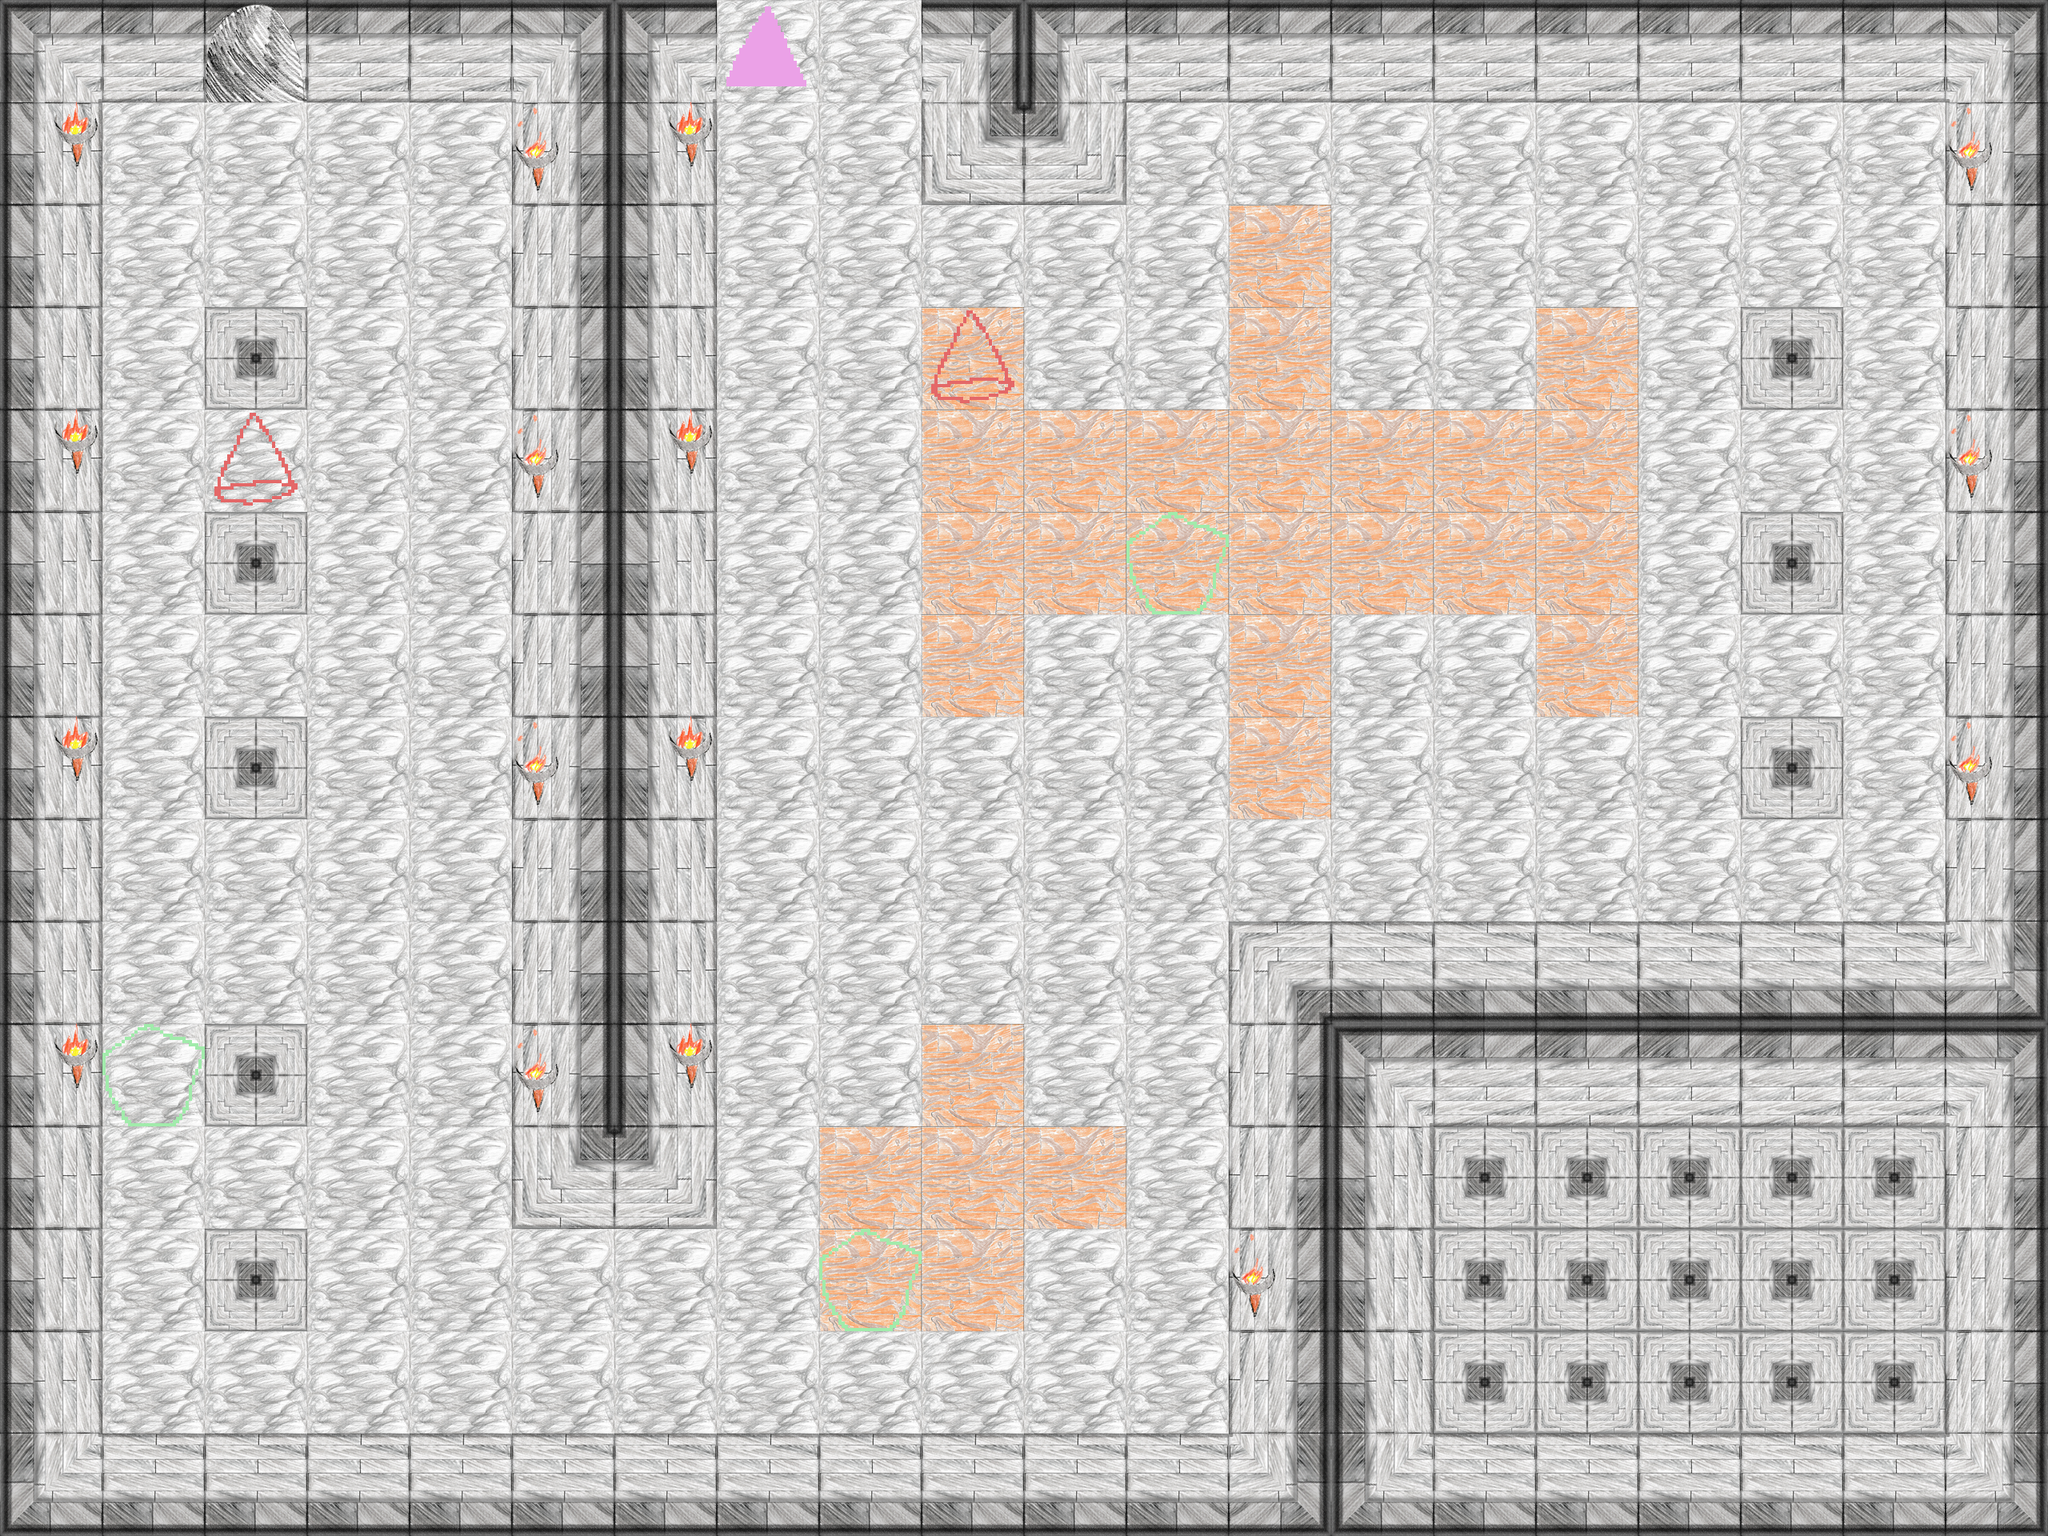

This is a level from a 2D game, rendered from its Tiled map with the project's own tilesets. A one-line summary and the complete map file follow:
An orthogonal 20x15 tile map with 128x128 px tiles, 2 tile layers (Base, Doodads), 3 tilesets.

<map version="1.8" tiledversion="1.8.4" orientation="orthogonal" renderorder="right-down" width="20" height="15" tilewidth="128" tileheight="128" infinite="0" nextlayerid="3" nextobjectid="1">
 <tileset firstgid="1" source="../tileSet/Level0.tsx" />
 <tileset firstgid="42" source="../tileSet/michaelwave.tsx" />
 <tileset firstgid="43" source="../tileSet/torchRight.tsx" />
 <layer id="1" name="Base" width="20" height="15">
  <data encoding="csv">
18,10,10,10,10,21,18,23,23,21,18,10,10,10,10,10,10,10,10,21,
15,23,23,23,23,17,15,23,23,5,4,23,23,23,23,23,23,23,23,17,
15,23,23,23,23,17,15,23,23,23,23,23,22,23,23,23,23,23,23,17,
15,23,3,23,23,17,15,23,23,22,23,23,22,23,23,22,23,3,23,17,
15,23,23,23,23,17,15,23,23,22,22,22,22,22,22,22,23,23,23,17,
15,23,3,23,23,17,15,23,23,22,22,22,22,22,22,22,23,3,23,17,
15,23,23,23,23,17,15,23,23,22,23,23,22,23,23,22,23,23,23,17,
15,23,3,23,23,17,15,23,23,23,23,23,22,23,23,23,23,3,23,17,
15,23,23,23,23,17,15,23,23,23,23,23,23,23,23,23,23,23,23,17,
15,23,23,23,23,17,15,23,23,23,23,23,2,16,16,16,16,16,16,20,
15,23,3,23,23,17,15,23,23,22,23,23,17,18,10,10,10,10,10,21,
15,23,23,23,23,5,4,23,22,22,22,23,17,15,3,3,3,3,3,17,
15,23,3,23,23,23,23,23,22,22,23,23,17,15,3,3,3,3,3,17,
15,23,23,23,23,23,23,23,23,23,23,23,17,15,3,3,3,3,3,17,
14,16,16,16,16,16,16,16,16,16,16,16,20,14,16,16,16,16,16,20
</data>
 </layer>
 <layer id="2" name="Doodads" width="20" height="15">
  <data encoding="csv">
0,0,40,10,0,0,0,39,0,0,0,0,0,0,0,0,0,0,0,0,
45,0,0,0,0,33,45,0,0,0,0,0,0,0,0,0,0,0,0,33,
0,0,0,0,0,0,0,0,0,0,0,0,0,0,0,0,0,0,0,0,
0,0,0,0,0,0,0,0,0,37,0,0,0,0,0,0,0,0,0,0,
45,0,37,0,0,33,45,0,0,0,0,0,0,0,0,0,0,0,0,33,
0,0,0,0,0,0,0,0,0,0,0,38,0,0,0,0,0,0,0,0,
0,0,0,0,0,0,0,0,0,0,0,0,0,0,0,0,0,0,0,0,
45,0,0,0,0,33,45,0,0,0,0,0,0,0,0,0,0,0,0,33,
0,0,0,0,0,0,0,0,0,0,0,0,0,0,0,0,0,0,0,0,
0,0,0,0,0,0,0,0,0,0,0,0,0,0,0,0,0,0,0,0,
45,38,0,0,0,33,45,0,0,0,0,0,0,0,0,0,0,0,0,0,
0,0,0,0,0,0,0,0,0,0,0,0,0,0,0,0,0,0,0,0,
0,0,0,0,0,0,0,0,38,0,0,0,33,0,0,0,0,0,0,0,
0,0,0,0,0,0,0,0,0,0,0,0,0,0,0,0,0,0,0,0,
0,0,0,0,0,0,0,0,0,0,0,0,0,0,0,0,0,0,0,0
</data>
 </layer>
</map>